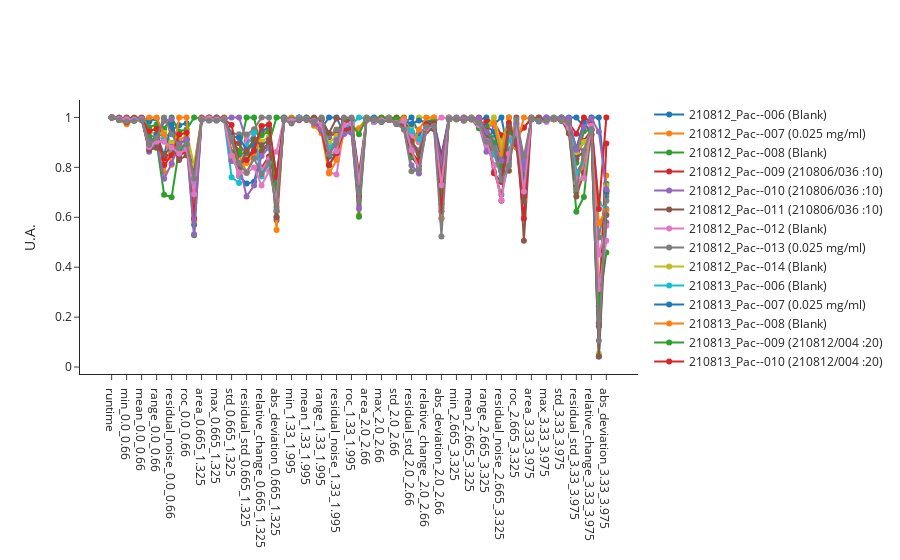

Source (notebook cell):
### Code cell
fig_train_features = pc.plot_features(train_indices)
fig_train_features.show()
